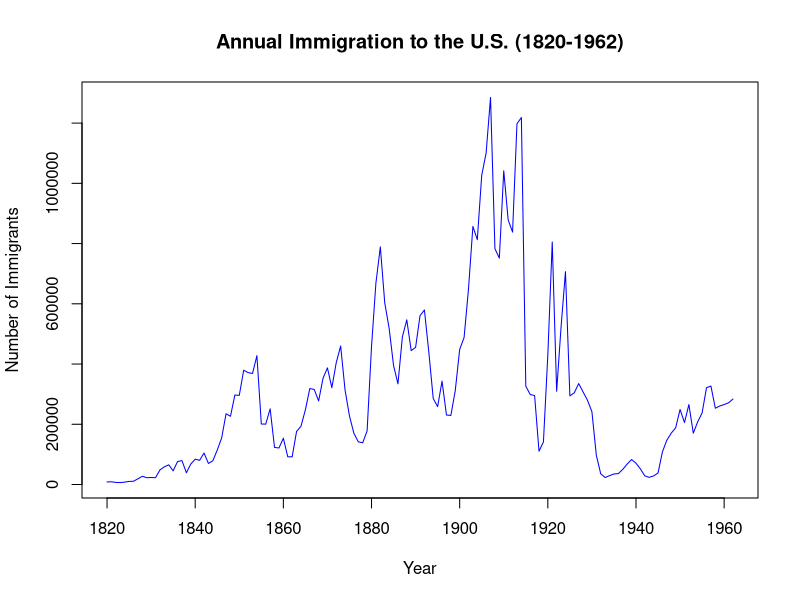
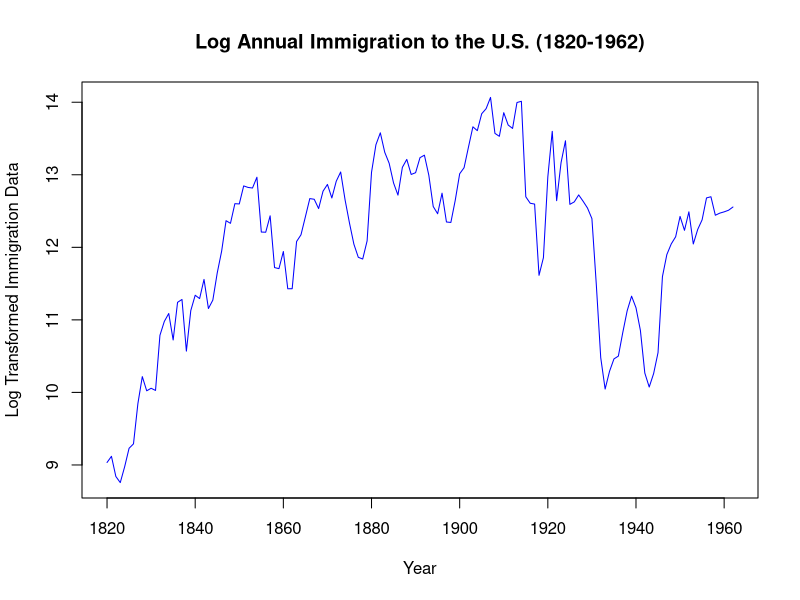
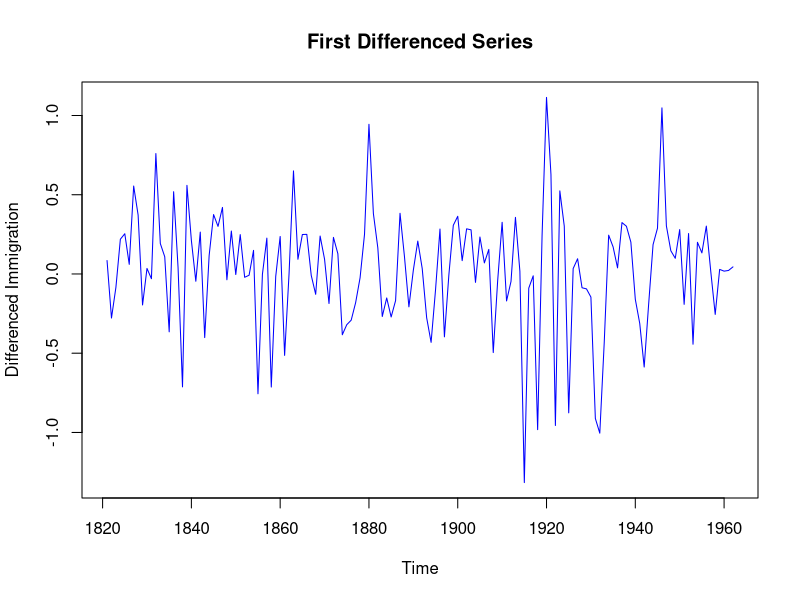
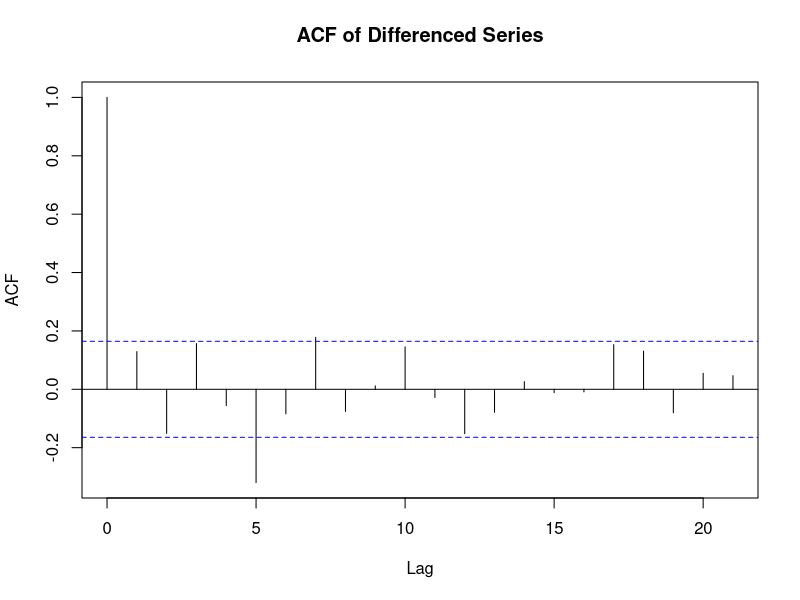
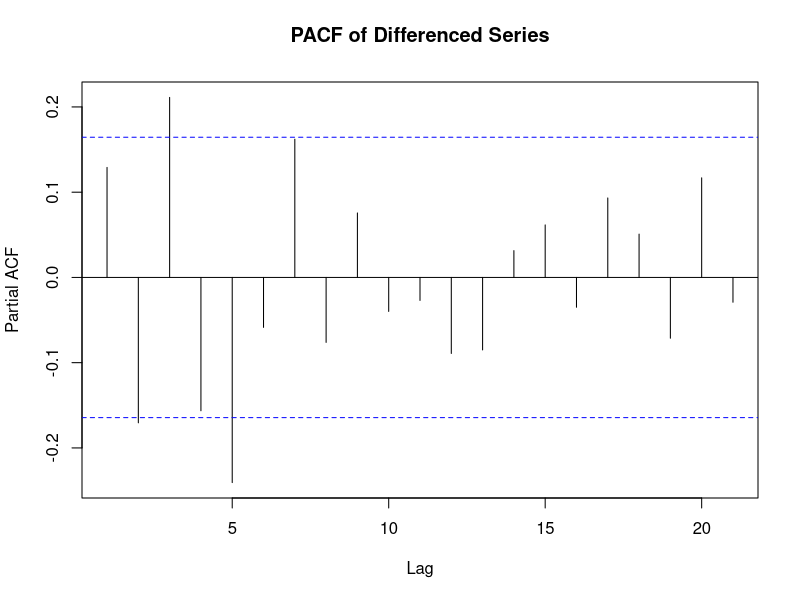
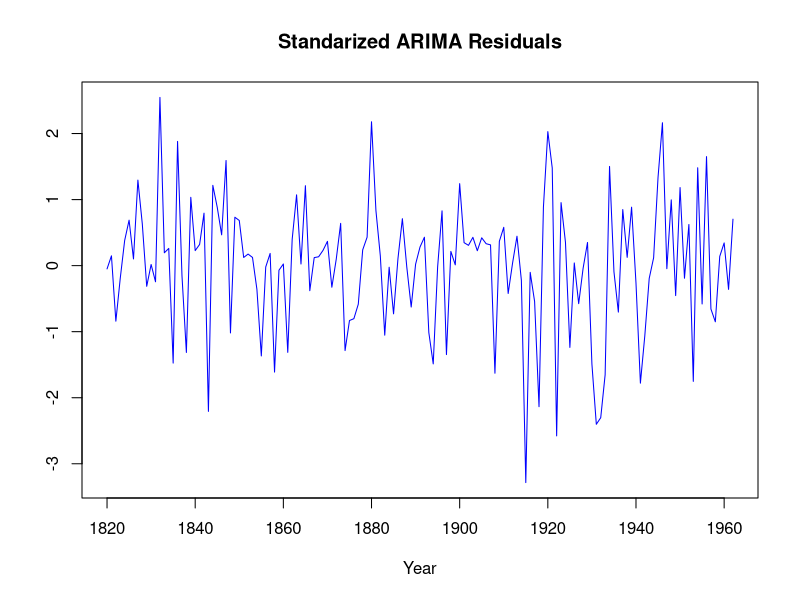
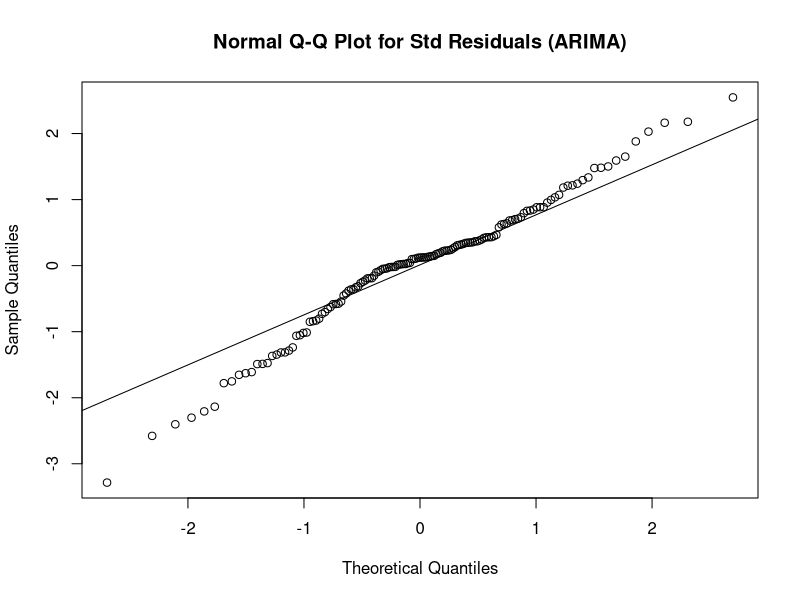
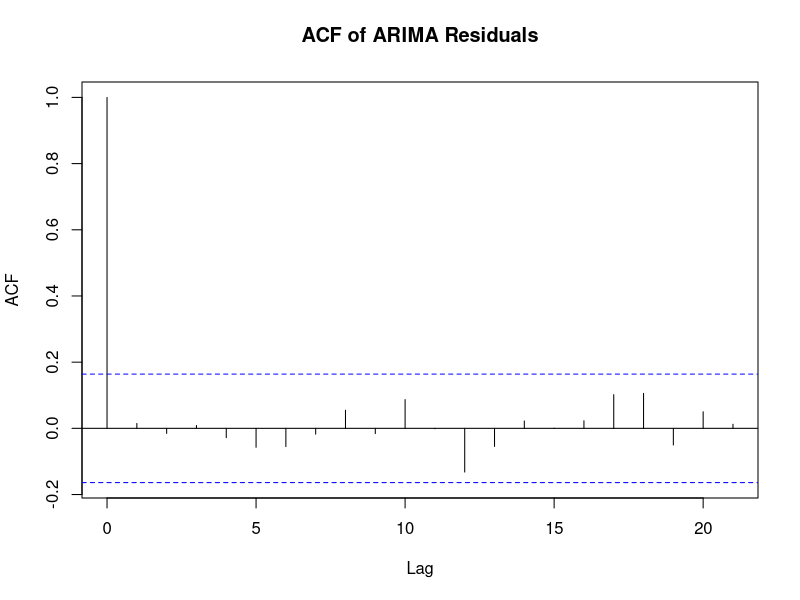

Write R code to recreate these figures, in order.
## ---- chunk 1
knitr::opts_chunk$set(echo = TRUE)
if(!require(forecast)) install.packages("forecast")
library(forecast)
if(!require(tseries)) install.packages("tseries")
library(tseries)
## ---- chunk 2
# Load the data
"us.immig" <-
  structure(c(8385, 9127, 6911, 6354, 7912, 10199, 10837, 18875, 
              27382, 22520, 23322, 22633, 48386, 58640, 65365, 45374, 76242, 
              79340, 38914, 68069, 84066, 80289, 104565, 69994, 78615, 114371, 
              154416, 234968, 226527, 297024, 295984, 379466, 371603, 368645, 
              427833, 200877, 200436, 251306, 123126, 121282, 153640, 91918, 
              91985, 176282, 193418, 248120, 318568, 315722, 277680, 352768, 
              387203, 321350, 404806, 459803, 313339, 227498, 169986, 141857, 
              138469, 177826, 457257, 669431, 788992, 603322, 518592, 395346, 
              334203, 490109, 546889, 444427, 455302, 560319, 579663, 439730, 
              285631, 258536, 343267, 230832, 229299, 311715, 448572, 487918, 
              648743, 857046, 812870, 1026499, 1100735, 1285349, 782870, 751786, 
              1041570, 878587, 838172, 1197892, 1218480, 326700, 298826, 295403, 
              110618, 141132, 430001, 805228, 309556, 522919, 706896, 294314, 
              304488, 335175, 307255, 279678, 241700, 97139, 35576, 23068, 
              29470, 34956, 36329, 50244, 67895, 82998, 70756, 51776, 28781, 
              23725, 28551, 38119, 108721, 147292, 170570, 188317, 249187, 
              205717, 265520, 170434, 208177, 237790, 321625, 326867, 253265, 
              260686, 265398, 271344, 283763), .Tsp = c(1820, 1962, 1), 
            class = "ts")

plot(us.immig, xlab="Year", ylab="Number of Immigrants", 
     main="Annual Immigration to the U.S. (1820-1962)",
      col="blue")
## ---- chunk 3
# Box-Cox Transformation
cat("Lambda for Box-Cox:",BoxCox.lambda(us.immig))
us.immig = log(us.immig)
plot(us.immig, xlab="Year", ylab="Log Transformed Immigration Data", 
     main="Log Annual Immigration to the U.S. (1820-1962)",
     col="blue")
## ---- chunk 4
# Augmented Dickey-Fuller test
adf.test(us.immig)

# First difference
cat("Number of differences required to achieve stationarity:",ndiffs(us.immig),
    "\n")
diff_series <- diff(us.immig, differences=1)

# Augmented Dickey-Fuller test for the first difference
adf.test(diff_series)

# Plot the differenced series
plot(diff_series, main="First Differenced Series", 
     ylab="Differenced Immigration",
     col="blue")

## ---- chunk 5
# ACF and PACF plots
acf(diff_series, main="ACF of Differenced Series")
pacf(diff_series, main="PACF of Differenced Series")
## ---- chunk 6
# Grid Search function for the optimal ARIMA model
grid_search <- function(p_start=0,p_max=7,d = 1,q_start=0,q_max=7){
  
  best_aic <- Inf
  best_order <- c(0, d, 0)
  best_model <- NULL
  
  # Initialize a matrix to store the AIC values
  aic_matrix <- matrix(NA, nrow = p_max-p_start+1, ncol = q_max-q_start+1, 
                  dimnames = list(p = c(p_start:p_max), q = c(q_start:q_max)))
  i = 1
  for (p in p_start:p_max) {
    j = 1
    for (q in q_start:q_max) {
        # Fit the ARIMA model
        model <- arima(us.immig, order=c(p, d, q), method="ML")
        aic_matrix[i, j] <- model$aic
        
        # Check if this model has better AIC
        if (model$aic < best_aic) {
          best_aic <- model$aic
          best_order <- c(p, d, q)
          best_model <- model
        }
        j = j+1
    }
    i = i+1
  }
  # Print the AIC matrix
  print(aic_matrix)
  cat("The Order of the Optimal Model:",best_order)
  return(best_model)
}
## ---- chunk 7
# ARIMA
best_ARIMA <- grid_search()
summary(best_ARIMA)
residuals_ARIMA <- scale(best_ARIMA$residuals)

# Check if residuals behave like white noise
plot(residuals_ARIMA, xlab="Year", 
     main="Standarized ARIMA Residuals",
     ylab="",
     col="blue")
## ---- chunk 8
# Q-Q plot
qqnorm(residuals_ARIMA, main="Normal Q-Q Plot for Std Residuals (ARIMA)")
qqline(residuals_ARIMA)

# ACF and PACF
acf(best_ARIMA$residuals, main="ACF of ARIMA Residuals")
pacf(best_ARIMA$residuals, main="PACF of ARIMA Residuals")

# Ljung-Box test
p_values <- sapply(1:20, function(lag) {
  Box.test(best_ARIMA$residuals, lag = lag, type = "Ljung-Box")$p.value
})

# Plot the p-values for each lag
plot(1:20, p_values, type="p", lwd = 2, col = "blue", 
     xlab = "Lag", ylab = "P-Value", main = "Ljung-Box Test P-Values (ARIMA)")
abline(h = 0.05, col = "red", lty = 2)  # Reference line for p-value = 0.05


## ---- chunk 9
# ARI
best_ARI <- grid_search(q_max=0)
summary(best_ARI)
residuals_ARI <- scale(best_ARI$residuals)
# Check if residuals behave like white noise
plot(residuals_ARI, xlab="Year", 
     main="Standarized Residuals (ARI)",
     col="blue")

# Q-Q plot
qqnorm(residuals_ARI, main="Normal Q-Q Plot for Std Residuals (ARI)")
qqline(residuals_ARI)

# ACF and PACF
acf(best_ARI$residuals, main="ACF of ARI Residuals")
pacf(best_ARI$residuals, main="PACF of ARI Residuals")

# Ljung-Box test
p_values <- sapply(1:20, function(lag) {
  Box.test(best_ARI$residuals, lag = lag, type = "Ljung-Box")$p.value
})

# Plot the p-values for each lag
plot(1:20, p_values, type="p", lwd = 2, col = "blue", 
     xlab = "Lag", ylab = "P-Value", main = "Ljung-Box Test P-Values (ARI)")
abline(h = 0.05, col = "red", lty = 2)  # Reference line for p-value = 0.05


## ---- chunk 10
future_forecast <- forecast(best_ARIMA, h=8)
plot(future_forecast)
# Invert the log transformation for the forecast and its confidence intervals
original_scale_forecast <- exp(future_forecast$mean)
lower_ci <- exp(future_forecast$lower)
upper_ci <- exp(future_forecast$upper)
## ---- chunk 11
# Plot the original non-transformed time series data
plot(exp(us.immig), type='l', main='Forecast on Original Scale', 
     ylab='Number of Immigrants', xlab='Year')

# Overlay the inverted forecast
lines(1963:1970, original_scale_forecast, col='blue', lwd=2)

# Add the confidence intervals
matlines(1963:1970, cbind(lower_ci[,1], upper_ci[,1]), col='red', lty=2, lwd=2)
matlines(1963:1970, cbind(lower_ci[,2], upper_ci[,2]), col='green', lty=2, lwd=2)

# Optionally, add a legend
legend("topleft", legend=c("Original Data", "Forecast", "80%CI", "95% CI"), 
       col=c("black", "blue", "red", "green"), lwd=2, lty=c(1, 1, 2, 2))

